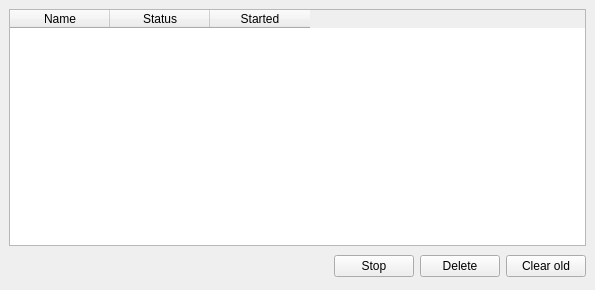
<ui version="4.0" >
 <author></author>
 <comment></comment>
 <exportmacro></exportmacro>
 <class>TaskBrowserWidget</class>
 <widget class="QWidget" name="TaskBrowserWidget" >
  <property name="geometry" >
   <rect>
    <x>0</x>
    <y>0</y>
    <width>595</width>
    <height>290</height>
   </rect>
  </property>
  <property name="windowTitle" >
   <string>Tasks</string>
  </property>
  <layout class="QVBoxLayout" >
   <property name="margin" >
    <number>9</number>
   </property>
   <property name="spacing" >
    <number>6</number>
   </property>
   <item>
    <widget class="QTableWidget" name="TaskView" >
     <column>
      <property name="text" >
       <string>Name</string>
      </property>
     </column>
     <column>
      <property name="text" >
       <string>Status</string>
      </property>
     </column>
     <column>
      <property name="text" >
       <string>Started</string>
      </property>
     </column>
    </widget>
   </item>
   <item>
    <layout class="QHBoxLayout" >
     <property name="margin" >
      <number>0</number>
     </property>
     <property name="spacing" >
      <number>6</number>
     </property>
     <item>
      <spacer>
       <property name="orientation" >
        <enum>Qt::Horizontal</enum>
       </property>
       <property name="sizeType" >
        <enum>QSizePolicy::Expanding</enum>
       </property>
       <property name="sizeHint" >
        <size>
         <width>307</width>
         <height>29</height>
        </size>
       </property>
      </spacer>
     </item>
     <item>
      <widget class="QPushButton" name="StopButton" >
       <property name="text" >
        <string>Stop</string>
       </property>
      </widget>
     </item>
     <item>
      <widget class="QPushButton" name="DeleteButton" >
       <property name="text" >
        <string>Delete</string>
       </property>
      </widget>
     </item>
     <item>
      <widget class="QPushButton" name="ClearButton" >
       <property name="text" >
        <string>Clear old</string>
       </property>
      </widget>
     </item>
    </layout>
   </item>
  </layout>
 </widget>
 <layoutdefault spacing="6" margin="6" />
 <pixmapfunction>qPixmapFromMimeSource</pixmapfunction>
 <resources/>
 <connections/>
</ui>
